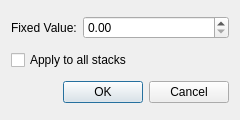
<?xml version="1.0" encoding="UTF-8"?>
<ui version="4.0">
 <class>FixedValueBgSubDialog</class>
 <widget class="QDialog" name="FixedValueBgSubDialog">
  <property name="geometry">
   <rect>
    <x>0</x>
    <y>0</y>
    <width>240</width>
    <height>120</height>
   </rect>
  </property>
  <property name="windowTitle">
   <string>Fixed Value</string>
  </property>
  <layout class="QVBoxLayout" name="verticalLayout">
   <item>
    <layout class="QHBoxLayout" name="horizontalLayout">
     <item>
      <widget class="QLabel" name="label">
       <property name="sizePolicy">
        <sizepolicy hsizetype="Fixed" vsizetype="Preferred">
         <horstretch>0</horstretch>
         <verstretch>0</verstretch>
        </sizepolicy>
       </property>
       <property name="text">
        <string>Fixed Value:</string>
       </property>
      </widget>
     </item>
     <item>
      <widget class="QDoubleSpinBox" name="doubleSpinBox"/>
     </item>
    </layout>
   </item>
   <item>
    <widget class="QCheckBox" name="checkBox">
     <property name="text">
      <string>Apply to all stacks</string>
     </property>
    </widget>
   </item>
   <item>
    <widget class="QDialogButtonBox" name="buttonBox">
     <property name="orientation">
      <enum>Qt::Orientation::Horizontal</enum>
     </property>
     <property name="standardButtons">
      <set>QDialogButtonBox::StandardButton::Cancel|QDialogButtonBox::StandardButton::Ok</set>
     </property>
    </widget>
   </item>
  </layout>
 </widget>
 <resources/>
 <connections>
  <connection>
   <sender>buttonBox</sender>
   <signal>accepted()</signal>
   <receiver>FixedValueBgSubDialog</receiver>
   <slot>accept()</slot>
   <hints>
    <hint type="sourcelabel">
     <x>248</x>
     <y>254</y>
    </hint>
    <hint type="destinationlabel">
     <x>157</x>
     <y>274</y>
    </hint>
   </hints>
  </connection>
  <connection>
   <sender>buttonBox</sender>
   <signal>rejected()</signal>
   <receiver>FixedValueBgSubDialog</receiver>
   <slot>reject()</slot>
   <hints>
    <hint type="sourcelabel">
     <x>316</x>
     <y>260</y>
    </hint>
    <hint type="destinationlabel">
     <x>286</x>
     <y>274</y>
    </hint>
   </hints>
  </connection>
 </connections>
</ui>
